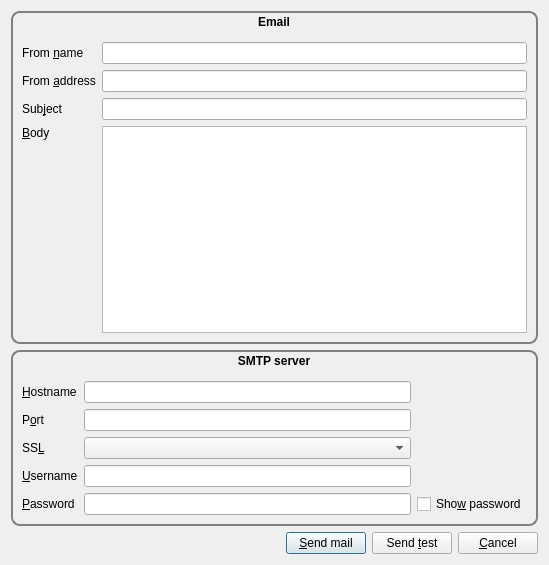
<?xml version="1.0" encoding="UTF-8"?>
<ui version="4.0">
 <class>Dialog</class>
 <widget class="QDialog" name="Dialog">
  <property name="geometry">
   <rect>
    <x>0</x>
    <y>0</y>
    <width>549</width>
    <height>565</height>
   </rect>
  </property>
  <property name="windowTitle">
   <string>Email Results ~ Quiz 5, My Class 101</string>
  </property>
  <layout class="QVBoxLayout" name="verticalLayout_3">
   <item>
    <widget class="QGroupBox" name="groupBox_2">
     <property name="styleSheet">
      <string notr="true">QGroupBox{
	border: 2px solid gray;
	border-radius: 9px;
	margin-top: 0.5em;
	font-weight: bold;
}

QGroupBox::title {
	background-color: transparent;
	subcontrol-position: top center;
	padding: 4 -40px;
}</string>
     </property>
     <property name="title">
      <string>Email</string>
     </property>
     <layout class="QVBoxLayout" name="verticalLayout_2">
      <item>
       <layout class="QGridLayout" name="gridLayout_2">
        <item row="4" column="1">
         <widget class="QPlainTextEdit" name="bodyBox">
          <property name="tabChangesFocus">
           <bool>true</bool>
          </property>
          <property name="backgroundVisible">
           <bool>false</bool>
          </property>
         </widget>
        </item>
        <item row="0" column="1">
         <spacer name="verticalSpacer">
          <property name="orientation">
           <enum>Qt::Vertical</enum>
          </property>
          <property name="sizeType">
           <enum>QSizePolicy::Fixed</enum>
          </property>
          <property name="sizeHint" stdset="0">
           <size>
            <width>20</width>
            <height>20</height>
           </size>
          </property>
         </spacer>
        </item>
        <item row="1" column="0">
         <widget class="QLabel" name="label_9">
          <property name="text">
           <string>From &amp;name</string>
          </property>
          <property name="buddy">
           <cstring>fromNameBox</cstring>
          </property>
         </widget>
        </item>
        <item row="1" column="1">
         <widget class="QLineEdit" name="fromNameBox">
          <property name="toolTip">
           <string/>
          </property>
         </widget>
        </item>
        <item row="2" column="1">
         <widget class="QLineEdit" name="fromAddrBox">
          <property name="toolTip">
           <string/>
          </property>
         </widget>
        </item>
        <item row="4" column="0">
         <widget class="QLabel" name="label_10">
          <property name="text">
           <string>&amp;Body</string>
          </property>
          <property name="alignment">
           <set>Qt::AlignLeading|Qt::AlignLeft|Qt::AlignTop</set>
          </property>
          <property name="buddy">
           <cstring>bodyBox</cstring>
          </property>
         </widget>
        </item>
        <item row="2" column="0">
         <widget class="QLabel" name="label_3">
          <property name="text">
           <string>From &amp;address</string>
          </property>
          <property name="buddy">
           <cstring>fromAddrBox</cstring>
          </property>
         </widget>
        </item>
        <item row="3" column="1">
         <widget class="QLineEdit" name="subjectBox"/>
        </item>
        <item row="3" column="0">
         <widget class="QLabel" name="label">
          <property name="text">
           <string>Sub&amp;ject</string>
          </property>
          <property name="buddy">
           <cstring>subjectBox</cstring>
          </property>
         </widget>
        </item>
       </layout>
      </item>
     </layout>
    </widget>
   </item>
   <item>
    <widget class="QGroupBox" name="groupBox">
     <property name="styleSheet">
      <string notr="true">QGroupBox{
	border: 2px solid gray;
	border-radius: 9px;
	margin-top: 0.5em;
	font-weight: bold;
}

QGroupBox::title {
	background-color: transparent;
	subcontrol-position: top center;
	padding: 4 -40px;
}</string>
     </property>
     <property name="title">
      <string>SMTP server</string>
     </property>
     <layout class="QVBoxLayout" name="verticalLayout">
      <item>
       <layout class="QGridLayout" name="gridLayout">
        <item row="5" column="0">
         <widget class="QLabel" name="label_8">
          <property name="text">
           <string>&amp;Password</string>
          </property>
          <property name="buddy">
           <cstring>passwordBox</cstring>
          </property>
         </widget>
        </item>
        <item row="5" column="1">
         <widget class="QLineEdit" name="passwordBox">
          <property name="echoMode">
           <enum>QLineEdit::Password</enum>
          </property>
         </widget>
        </item>
        <item row="1" column="0">
         <widget class="QLabel" name="label_4">
          <property name="text">
           <string>&amp;Hostname</string>
          </property>
          <property name="buddy">
           <cstring>hostnameBox</cstring>
          </property>
         </widget>
        </item>
        <item row="3" column="1">
         <widget class="QComboBox" name="SSLCombo"/>
        </item>
        <item row="4" column="1">
         <widget class="QLineEdit" name="usernameBox"/>
        </item>
        <item row="2" column="1">
         <widget class="QLineEdit" name="portBox"/>
        </item>
        <item row="3" column="0">
         <widget class="QLabel" name="label_6">
          <property name="text">
           <string>SS&amp;L</string>
          </property>
          <property name="buddy">
           <cstring>SSLCombo</cstring>
          </property>
         </widget>
        </item>
        <item row="5" column="2">
         <widget class="QCheckBox" name="showPWCheck">
          <property name="text">
           <string>Sho&amp;w password</string>
          </property>
         </widget>
        </item>
        <item row="4" column="0">
         <widget class="QLabel" name="label_7">
          <property name="text">
           <string>&amp;Username</string>
          </property>
          <property name="buddy">
           <cstring>usernameBox</cstring>
          </property>
         </widget>
        </item>
        <item row="2" column="0">
         <widget class="QLabel" name="label_5">
          <property name="text">
           <string>P&amp;ort</string>
          </property>
          <property name="buddy">
           <cstring>portBox</cstring>
          </property>
         </widget>
        </item>
        <item row="1" column="1">
         <widget class="QLineEdit" name="hostnameBox">
          <property name="toolTip">
           <string/>
          </property>
         </widget>
        </item>
        <item row="0" column="1">
         <spacer name="verticalSpacer_2">
          <property name="orientation">
           <enum>Qt::Vertical</enum>
          </property>
          <property name="sizeType">
           <enum>QSizePolicy::Fixed</enum>
          </property>
          <property name="sizeHint" stdset="0">
           <size>
            <width>20</width>
            <height>20</height>
           </size>
          </property>
         </spacer>
        </item>
       </layout>
      </item>
     </layout>
    </widget>
   </item>
   <item>
    <layout class="QHBoxLayout" name="horizontalLayout">
     <item>
      <spacer name="horizontalSpacer">
       <property name="orientation">
        <enum>Qt::Horizontal</enum>
       </property>
       <property name="sizeHint" stdset="0">
        <size>
         <width>40</width>
         <height>20</height>
        </size>
       </property>
      </spacer>
     </item>
     <item>
      <widget class="QPushButton" name="sendMailButton">
       <property name="toolTip">
        <string>Send email to all students in the class.</string>
       </property>
       <property name="text">
        <string>&amp;Send mail</string>
       </property>
      </widget>
     </item>
     <item>
      <widget class="QPushButton" name="sendTestButton">
       <property name="toolTip">
        <string>Send a test email using these settings to yourself.</string>
       </property>
       <property name="text">
        <string>Send &amp;test</string>
       </property>
      </widget>
     </item>
     <item>
      <widget class="QPushButton" name="cancelButton">
       <property name="text">
        <string>&amp;Cancel</string>
       </property>
      </widget>
     </item>
    </layout>
   </item>
  </layout>
 </widget>
 <tabstops>
  <tabstop>fromNameBox</tabstop>
  <tabstop>fromAddrBox</tabstop>
  <tabstop>subjectBox</tabstop>
  <tabstop>bodyBox</tabstop>
  <tabstop>hostnameBox</tabstop>
  <tabstop>portBox</tabstop>
  <tabstop>SSLCombo</tabstop>
  <tabstop>usernameBox</tabstop>
  <tabstop>passwordBox</tabstop>
  <tabstop>showPWCheck</tabstop>
  <tabstop>sendMailButton</tabstop>
  <tabstop>cancelButton</tabstop>
 </tabstops>
 <resources/>
 <connections/>
</ui>
